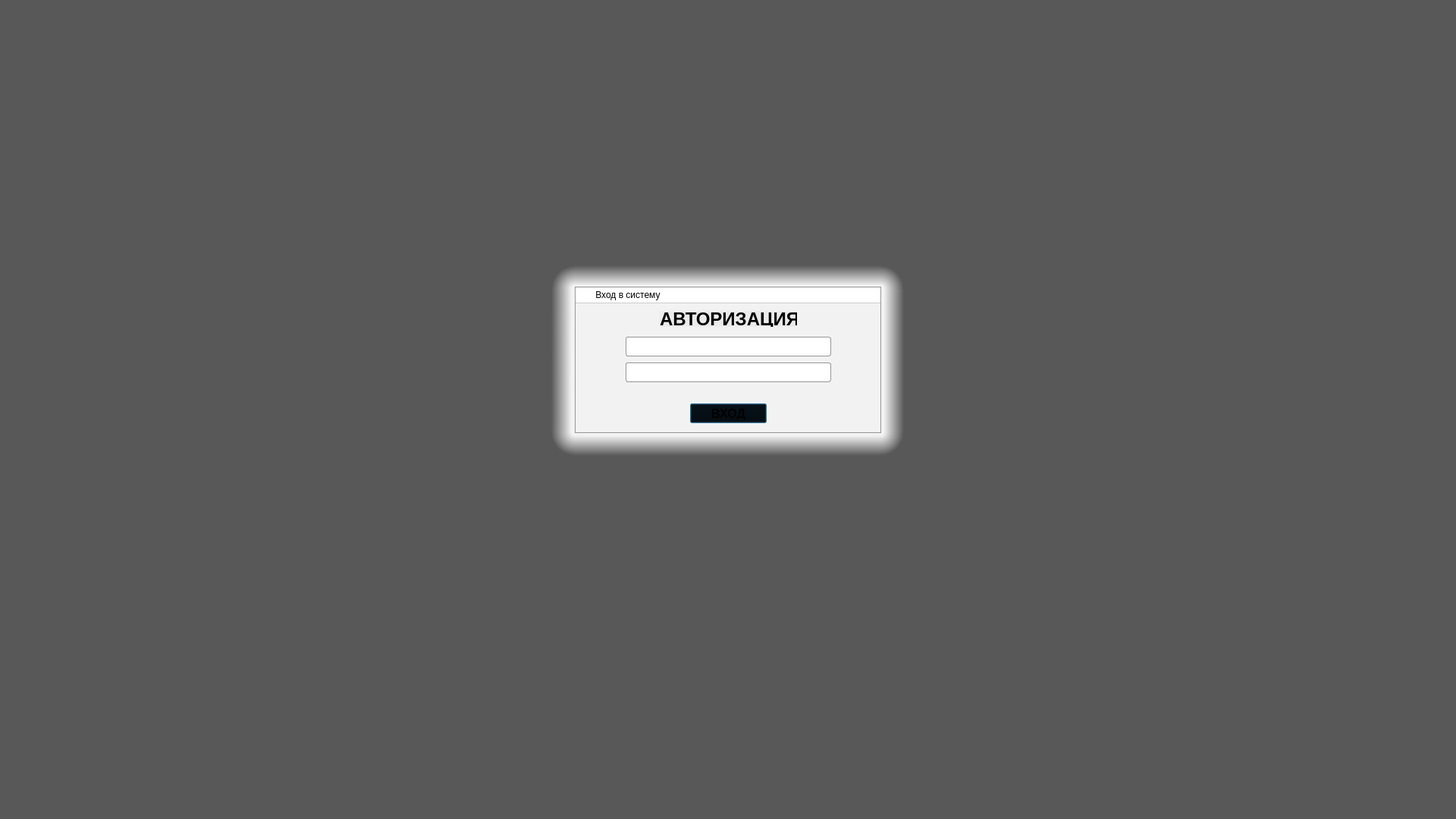
<?xml version="1.0" encoding="UTF-8"?>
<ui version="4.0">
 <class>panel_autologin</class>
 <widget class="QDialog" name="panel_autologin">
  <property name="geometry">
   <rect>
    <x>0</x>
    <y>0</y>
    <width>1920</width>
    <height>1080</height>
   </rect>
  </property>
  <property name="windowTitle">
   <string>Dialog</string>
  </property>
  <property name="autoFillBackground">
   <bool>false</bool>
  </property>
  <property name="styleSheet">
   <string notr="true">background-color: rgb(0,0,0);</string>
  </property>
  <widget class="QLineEdit" name="leLogin">
   <property name="geometry">
    <rect>
     <x>825</x>
     <y>444</y>
     <width>271</width>
     <height>26</height>
    </rect>
   </property>
   <property name="font">
    <font>
     <family>Arial</family>
     <pointsize>12</pointsize>
    </font>
   </property>
   <property name="styleSheet">
    <string notr="true">background-color: rgb(255,255,255);
color: rgb(0,0,0);
border-radius:3px;
border: 1px solid rgb(150,150,150);</string>
   </property>
   <property name="text">
    <string/>
   </property>
  </widget>
  <widget class="QLineEdit" name="lePassword">
   <property name="geometry">
    <rect>
     <x>825</x>
     <y>478</y>
     <width>271</width>
     <height>26</height>
    </rect>
   </property>
   <property name="font">
    <font>
     <family>Arial</family>
     <pointsize>12</pointsize>
    </font>
   </property>
   <property name="styleSheet">
    <string notr="true">background-color: rgb(255,255,255);
color: rgb(0,0,0);
border-radius:3px;
border: 1px solid rgb(150,150,150);</string>
   </property>
   <property name="text">
    <string/>
   </property>
  </widget>
  <widget class="QLabel" name="lbl">
   <property name="geometry">
    <rect>
     <x>870</x>
     <y>410</y>
     <width>181</width>
     <height>21</height>
    </rect>
   </property>
   <property name="font">
    <font>
     <family>Arial</family>
     <pointsize>18</pointsize>
     <weight>75</weight>
     <bold>true</bold>
    </font>
   </property>
   <property name="styleSheet">
    <string notr="true">background-color: rgb(235,235,235);
color: black;</string>
   </property>
   <property name="text">
    <string>АВТОРИЗАЦИЯ</string>
   </property>
  </widget>
  <widget class="QPushButton" name="butInput">
   <property name="geometry">
    <rect>
     <x>910</x>
     <y>532</y>
     <width>101</width>
     <height>26</height>
    </rect>
   </property>
   <property name="font">
    <font>
     <family>Arial</family>
     <pointsize>12</pointsize>
     <weight>75</weight>
     <bold>true</bold>
    </font>
   </property>
   <property name="styleSheet">
    <string notr="true">QPushButton:!hover {background-color: rgb(227,227,227);
color: rgb(0,0,0);
border-radius:3px;
border:1px solid rgb(135,135,135);}

QPushButton:hover {background-color: rgb(84,122,181);
color: rgb(255, 255, 255);
border-radius:3px;
border:1px solid rgb(63,63,63);}
QPushButton:hover:pressed {background-color: rgb(50,75,115);
color: rgb(255, 255, 255);
border-radius:3px;
border:1px solid rgb(63,63,63);};</string>
   </property>
   <property name="text">
    <string>ВХОД</string>
   </property>
  </widget>
  <widget class="QLabel" name="label_33">
   <property name="geometry">
    <rect>
     <x>758</x>
     <y>378</y>
     <width>404</width>
     <height>22</height>
    </rect>
   </property>
   <property name="styleSheet">
    <string notr="true">background-color: rgb(255,255,255);
border: 1px solid rgb(255,255,255);
border-bottom-color: rgb(205,205,205);
border-top-color: rgb(150,150,150);
border-left-color: rgb(150,150,150);
border-right-color: rgb(150,150,150);</string>
   </property>
   <property name="text">
    <string>       Вход в систему</string>
   </property>
  </widget>
  <widget class="QLabel" name="label_34">
   <property name="geometry">
    <rect>
     <x>762</x>
     <y>381</y>
     <width>16</width>
     <height>16</height>
    </rect>
   </property>
   <property name="styleSheet">
    <string notr="true">background-color: rgb(255,255,255);</string>
   </property>
   <property name="text">
    <string/>
   </property>
   <property name="pixmap">
    <pixmap>:/img/img/sinaps1818.png</pixmap>
   </property>
  </widget>
  <widget class="QPushButton" name="btnCloseMainForm">
   <property name="geometry">
    <rect>
     <x>1140</x>
     <y>378</y>
     <width>22</width>
     <height>22</height>
    </rect>
   </property>
   <property name="styleSheet">
    <string notr="true">QPushButton:!hover{ background-color: rgb(255,255,255);
border: 1px solid rgb(205,205,205);
border-top-color: rgb(150, 150, 150);
border-left-color: 1px rgb(255,255,255);
border-right-color: rgb(150,150,150);
border-radius: 0px;
image: url(C:/img/iconextblack.png);}

QPushButton:hover { background-color: rgb(84,122,181);
border: 1px solid rgb(205,205,205);
border-top-color: rgb(150, 150, 150);
border-left-color: 1px rgb(255,255,255);
border-right-color: rgb(150,150,150);
border-radius: 0px;
image: url(C:/img/iconextwhite.png);}


QPushButton:hover:pressed { background-color: rgb(50,75,115);
border: 1px solid rgb(205,205,205);
border-top-color: rgb(150, 150, 150);
border-left-color: 1px rgb(255,255,255);
border-right-color: rgb(150,150,150);
border-radius: 0px;
image: url(C:/img/iconextwhite.png);}</string>
   </property>
   <property name="text">
    <string/>
   </property>
  </widget>
  <widget class="QLabel" name="label">
   <property name="geometry">
    <rect>
     <x>758</x>
     <y>399</y>
     <width>404</width>
     <height>172</height>
    </rect>
   </property>
   <property name="styleSheet">
    <string notr="true">background-color: rgb(242,242,242);
border: 1px solid rgb(242,242,242);
border-bottom-color: rgb(150,150,150);
border-left-color: rgb(150,150,150);
border-right-color: rgb(150,150,150);</string>
   </property>
   <property name="text">
    <string/>
   </property>
  </widget>
  <widget class="QLabel" name="label_setscreen">
   <property name="geometry">
    <rect>
     <x>0</x>
     <y>0</y>
     <width>1920</width>
     <height>1080</height>
    </rect>
   </property>
   <property name="styleSheet">
    <string notr="true"/>
   </property>
   <property name="text">
    <string>TextLabel</string>
   </property>
  </widget>
  <widget class="QLabel" name="label_gradient">
   <property name="geometry">
    <rect>
     <x>0</x>
     <y>0</y>
     <width>1920</width>
     <height>1080</height>
    </rect>
   </property>
   <property name="styleSheet">
    <string notr="true">background-color: qlineargradient(spread:pad, x1:0, y1:0, x2:1, y2:1, stop:0 rgba(205,205,205, 110), stop:1 rgba(205,205,205, 110));</string>
   </property>
   <property name="text">
    <string/>
   </property>
  </widget>
  <widget class="QLabel" name="label_5">
   <property name="geometry">
    <rect>
     <x>1161</x>
     <y>381</y>
     <width>31</width>
     <height>189</height>
    </rect>
   </property>
   <property name="styleSheet">
    <string notr="true">background-color: qlineargradient(spread:pad, x1:0, y1:1, x2:1, y2:1, stop:0.146453 rgba(242,242,242, 255), stop:1 rgba(0, 0, 0, 0));</string>
   </property>
   <property name="text">
    <string/>
   </property>
  </widget>
  <widget class="QLabel" name="label_6">
   <property name="geometry">
    <rect>
     <x>727</x>
     <y>381</y>
     <width>31</width>
     <height>189</height>
    </rect>
   </property>
   <property name="styleSheet">
    <string notr="true">background-color: qlineargradient(spread:pad, x1:1, y1:0.511, x2:0, y2:0.5, stop:0.146453 rgba(242,242,242, 255), stop:1 rgba(0, 0, 0, 0))</string>
   </property>
   <property name="text">
    <string/>
   </property>
  </widget>
  <widget class="QLabel" name="label_7">
   <property name="geometry">
    <rect>
     <x>758</x>
     <y>350</y>
     <width>403</width>
     <height>31</height>
    </rect>
   </property>
   <property name="styleSheet">
    <string notr="true">background-color: qlineargradient(spread:pad, x1:1, y1:1, x2:1, y2:0, stop:0.146453 rgba(242,242,242, 255), stop:1 rgba(0, 0, 0, 0));</string>
   </property>
   <property name="text">
    <string/>
   </property>
  </widget>
  <widget class="QLabel" name="label_8">
   <property name="geometry">
    <rect>
     <x>1161</x>
     <y>320</y>
     <width>61</width>
     <height>61</height>
    </rect>
   </property>
   <property name="styleSheet">
    <string notr="true">background-color: qradialgradient(spread:pad, cx:0, cy:1, radius:0.5, fx:0, fy:1, stop:0.146453 rgba(242,242,242, 255), stop:1 rgba(0, 0, 0, 0));</string>
   </property>
   <property name="text">
    <string/>
   </property>
  </widget>
  <widget class="QLabel" name="label_10">
   <property name="geometry">
    <rect>
     <x>1161</x>
     <y>570</y>
     <width>61</width>
     <height>61</height>
    </rect>
   </property>
   <property name="styleSheet">
    <string notr="true">background-color: qradialgradient(spread:pad, cx:0, cy:0, radius:0.5, fx:0, fy:0, stop:0.146453 rgba(242,242,242, 255), stop:1 rgba(0, 0, 0, 0));</string>
   </property>
   <property name="text">
    <string/>
   </property>
  </widget>
  <widget class="QLabel" name="label_11">
   <property name="geometry">
    <rect>
     <x>697</x>
     <y>320</y>
     <width>61</width>
     <height>61</height>
    </rect>
   </property>
   <property name="styleSheet">
    <string notr="true">background-color: qradialgradient(spread:pad, cx:1, cy:1, radius:0.5, fx:1, fy:1, stop:0.146453 rgba(242,242,242, 255), stop:1 rgba(0, 0, 0, 0));</string>
   </property>
   <property name="text">
    <string/>
   </property>
  </widget>
  <widget class="QLabel" name="label_12">
   <property name="geometry">
    <rect>
     <x>758</x>
     <y>570</y>
     <width>403</width>
     <height>31</height>
    </rect>
   </property>
   <property name="styleSheet">
    <string notr="true">background-color: qlineargradient(spread:pad, x1:0, y1:0, x2:0, y2:1, stop:0.146453 rgba(242,242,242, 255), stop:1 rgba(0, 0, 0, 0));</string>
   </property>
   <property name="text">
    <string/>
   </property>
  </widget>
  <widget class="QLabel" name="label_13">
   <property name="geometry">
    <rect>
     <x>696</x>
     <y>570</y>
     <width>62</width>
     <height>61</height>
    </rect>
   </property>
   <property name="styleSheet">
    <string notr="true">background-color: qradialgradient(spread:pad, cx:1, cy:0, radius:0.5, fx:1, fy:0, stop:0.146453 rgba(242,242,242, 255), stop:1 rgba(0, 0, 0, 0));</string>
   </property>
   <property name="text">
    <string/>
   </property>
  </widget>
  <widget class="QLabel" name="label_textMes">
   <property name="geometry">
    <rect>
     <x>826</x>
     <y>510</y>
     <width>271</width>
     <height>16</height>
    </rect>
   </property>
   <property name="styleSheet">
    <string notr="true">background-color: rgb(242,242,242);</string>
   </property>
   <property name="text">
    <string/>
   </property>
  </widget>
  <zorder>label_setscreen</zorder>
  <zorder>label_gradient</zorder>
  <zorder>label_11</zorder>
  <zorder>label_6</zorder>
  <zorder>label_12</zorder>
  <zorder>label_7</zorder>
  <zorder>label_8</zorder>
  <zorder>label_10</zorder>
  <zorder>label_5</zorder>
  <zorder>label</zorder>
  <zorder>label_33</zorder>
  <zorder>label_13</zorder>
  <zorder>btnCloseMainForm</zorder>
  <zorder>label_34</zorder>
  <zorder>lePassword</zorder>
  <zorder>lbl</zorder>
  <zorder>leLogin</zorder>
  <zorder>butInput</zorder>
  <zorder>label_textMes</zorder>
 </widget>
 <resources>
  <include location="../../Users/kozyukov/Desktop/progr/ui/123.qrc"/>
 </resources>
 <connections/>
</ui>
